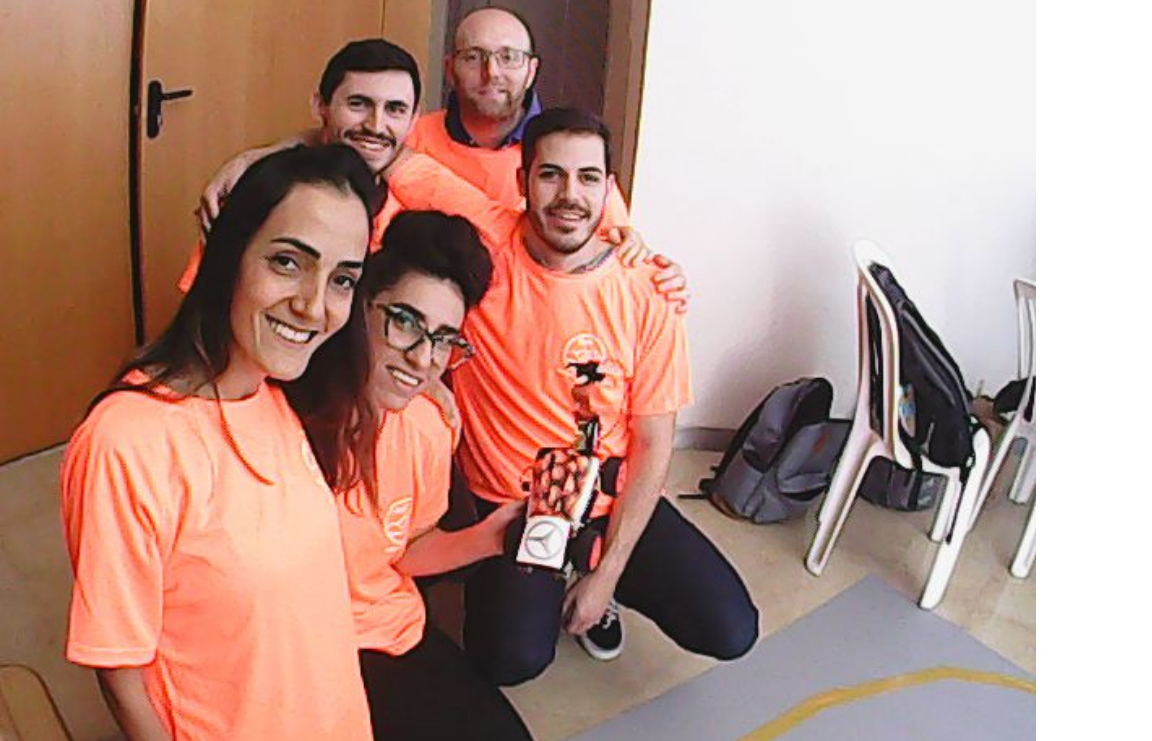
#> input picture group photo.png, 1152 x 741 px
$ python -i algo2.py   (imports and definitions only)
#> lines starting #> are read from the running program, lines starting #| are printed output that depends on the picture
import cv2 as cv
import cv2.cv2
import numpy as np

ratio = 6
kernel_size = 3
window_name = 'Edge Map'

def detectFromNew(img):
    img = cv.imdecode(np.frombuffer(img, np.uint8), -1)
    src_gray = cv.cvtColor(img, cv2.cv2.COLOR_BGR2GRAY)
    img_blur = cv.blur(src_gray, (2, 2))

    low_threshold = 100
    detected_edges = cv.Canny(img_blur, low_threshold, low_threshold * ratio, kernel_size)

    detected_edges = detected_edges[0:480, 0:640]

    lines = cv.HoughLinesP(detected_edges, 2, np.pi / 180, 1, 15, 5)

    if lines is not None:
        for line in lines:
            x1, y1, x2, y2 = line[0]
            cv.line(detected_edges, (x1, y1), (x2, y2), (255, 255, 255), 3)

    return lines, detected_edges
    #
    # cv.imshow(window_name, detected_edges)
    # cv.namedWindow(window_name)
    # cv.waitKey()

>>> import cv2
>>> picture = cv2.imread('group photo.png', cv2.IMREAD_GRAYSCALE)
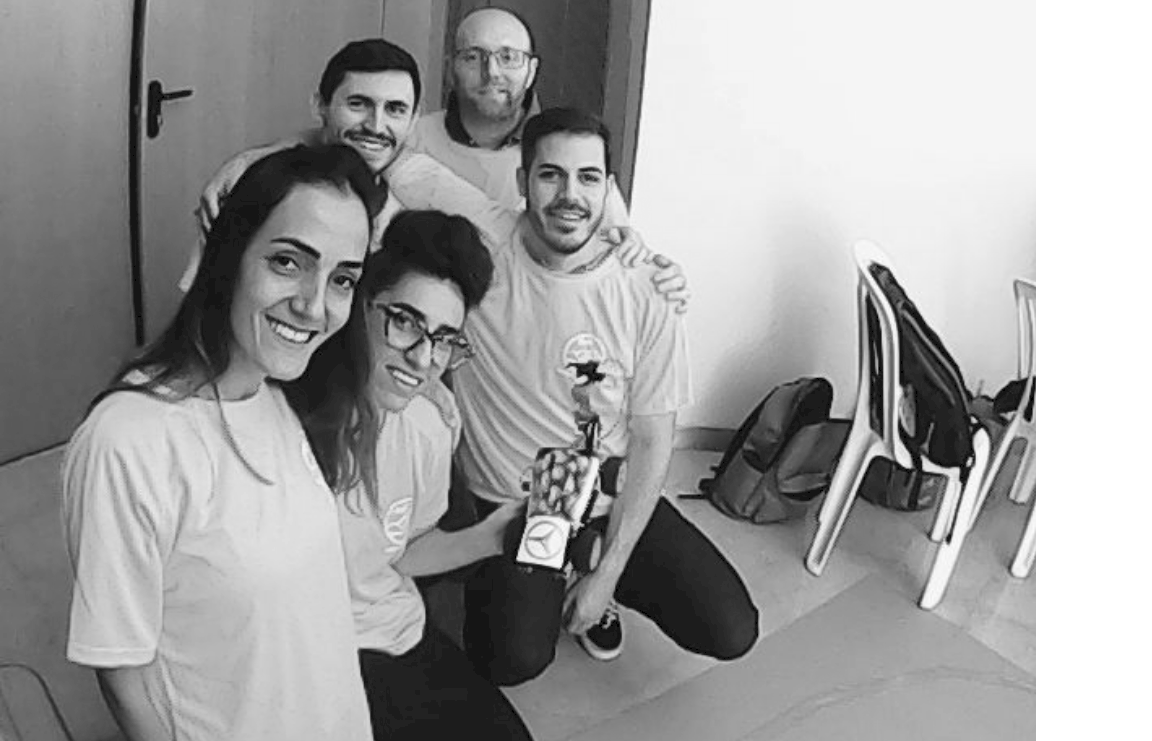
#> picture: shape (741, 1152); min 0, max 255, mean 158.6
#> (the run stopped early here; a loop or call above may not have finished)

$ run again, on finishOrit.png
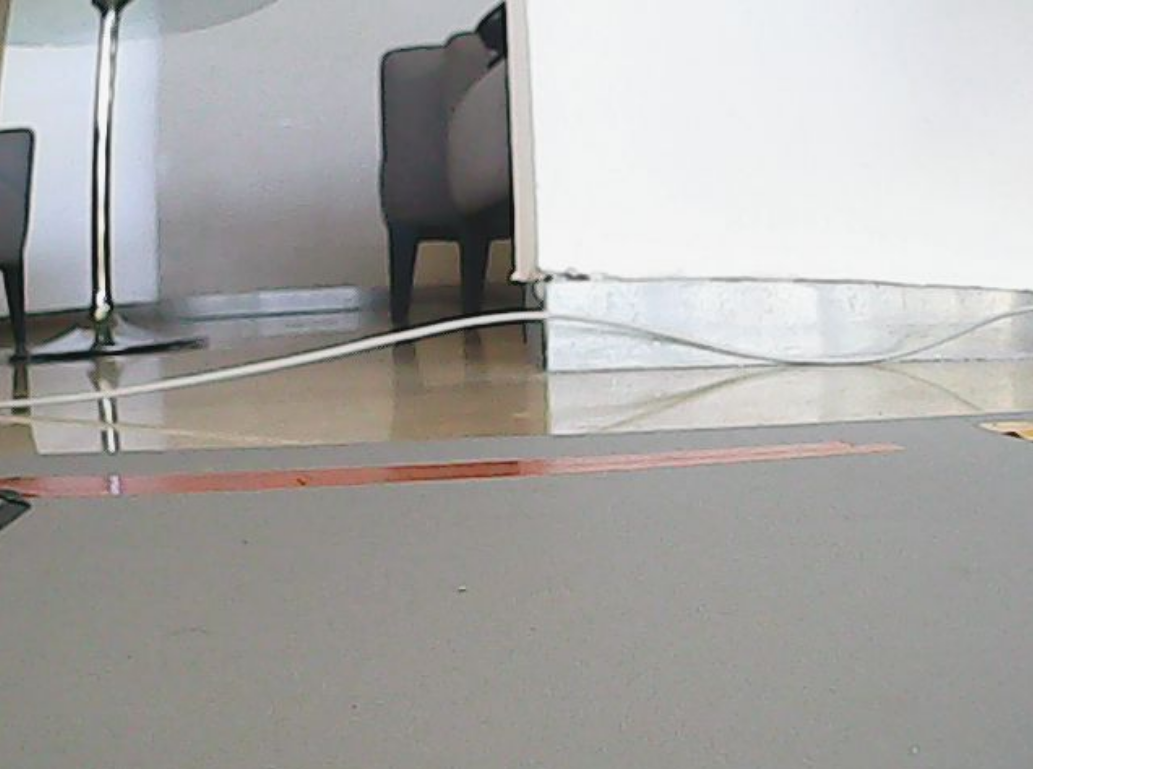
#> input picture finishOrit.png, 1152 x 769 px
#> `picture = cv2.imread('group photo.png', cv2.IMREAD_GRAYSCALE)`:
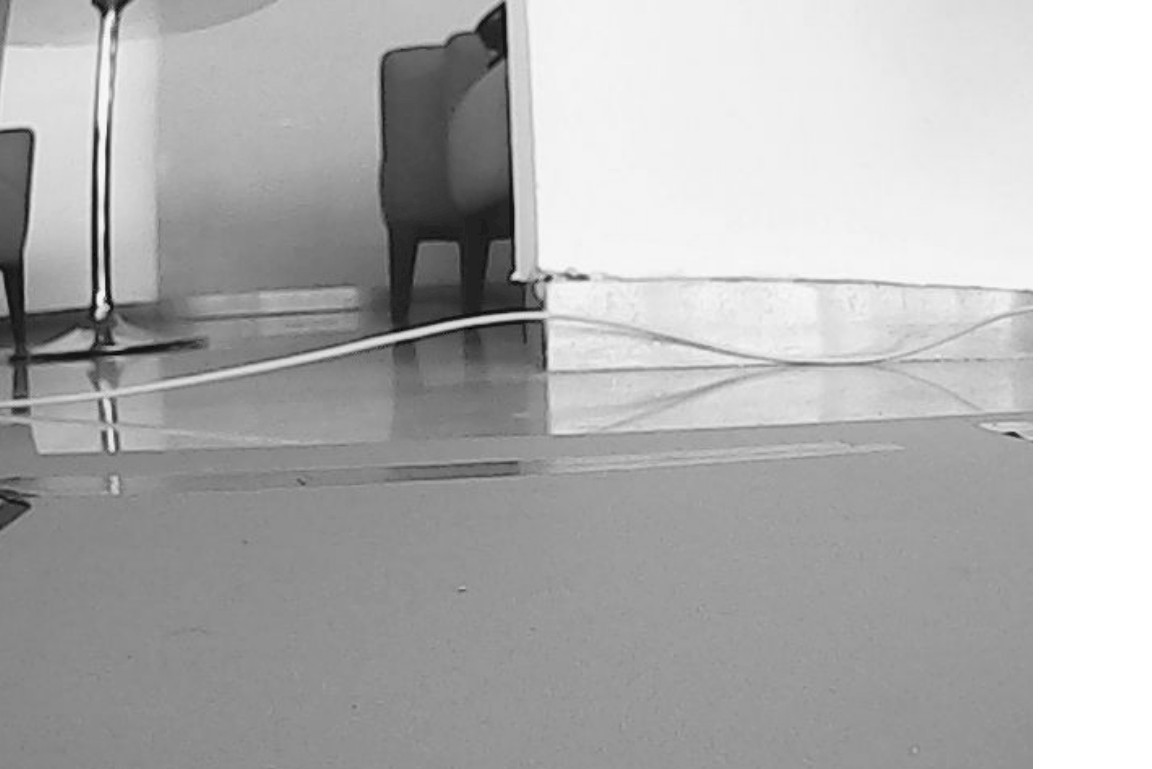
#> picture: shape (769, 1152); min 0, max 255, mean 176.9

$ run again, on finishbirdeye.png
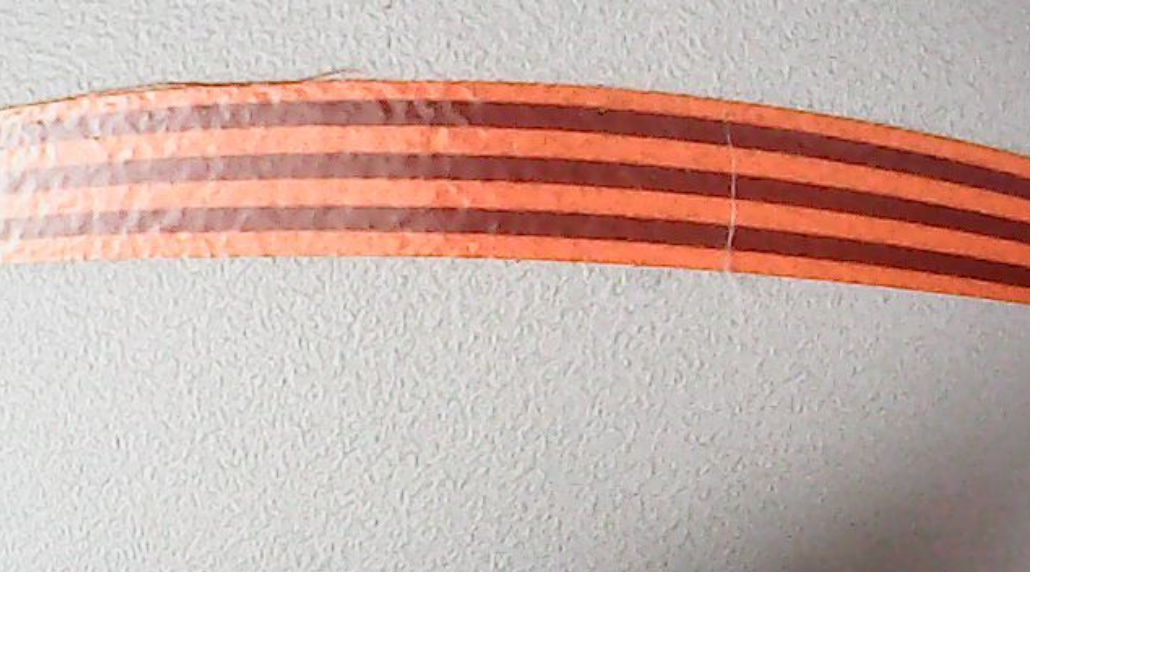
#> input picture finishbirdeye.png, 1152 x 648 px
#> `picture = cv2.imread('group photo.png', cv2.IMREAD_GRAYSCALE)`:
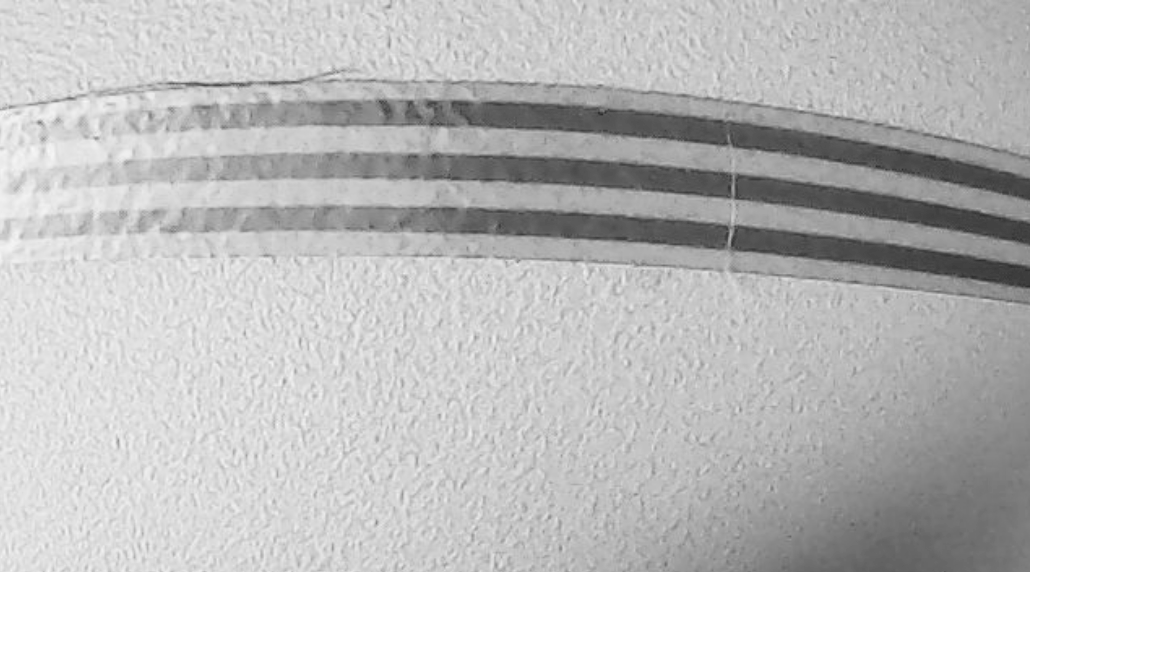
#> picture: shape (648, 1152); min 43, max 255, mean 198.3
